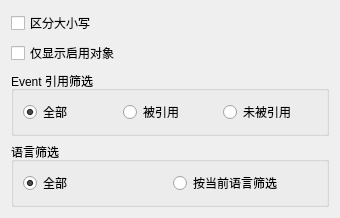
<?xml version="1.0" encoding="UTF-8"?>
<ui version="4.0">
 <class>AdvancedFilter</class>
 <widget class="QDialog" name="AdvancedFilterWindow">
  <property name="geometry">
   <rect>
    <x>0</x>
    <y>0</y>
    <width>340</width>
    <height>200</height>
   </rect>
  </property>
  <property name="minimumSize">
   <size>
    <width>340</width>
    <height>0</height>
   </size>
  </property>
  <property name="windowTitle">
   <string>高级筛选</string>
  </property>
  <layout class="QVBoxLayout" name="verticalLayout">
   <item>
    <widget class="QCheckBox" name="cbxCaseSensitive">
     <property name="text">
      <string>区分大小写</string>
     </property>
    </widget>
   </item>
   <item>
    <widget class="QCheckBox" name="cbxOnlyIncluded">
     <property name="text">
      <string>仅显示启用对象</string>
     </property>
    </widget>
   </item>
   <item>
    <widget class="QGroupBox" name="grpEventFilter">
     <property name="title">
      <string>Event 引用筛选</string>
     </property>
     <layout class="QHBoxLayout" name="horizontalLayout">
      <item>
       <widget class="QRadioButton" name="rbnEventAll">
        <property name="text">
         <string>全部</string>
        </property>
        <property name="checked">
         <bool>true</bool>
        </property>
       </widget>
      </item>
      <item>
       <widget class="QRadioButton" name="rbnEventHas">
        <property name="text">
         <string>被引用</string>
        </property>
       </widget>
      </item>
      <item>
       <widget class="QRadioButton" name="rbnEventNo">
        <property name="text">
         <string>未被引用</string>
        </property>
       </widget>
      </item>
     </layout>
    </widget>
   </item>
   <item>
    <widget class="QGroupBox" name="grpLanguageFilter">
     <property name="title">
      <string>语言筛选</string>
     </property>
     <layout class="QHBoxLayout" name="horizontalLayout_2">
      <item>
       <widget class="QRadioButton" name="rbnLangAll">
        <property name="text">
         <string>全部</string>
        </property>
        <property name="checked">
         <bool>true</bool>
        </property>
       </widget>
      </item>
      <item>
       <widget class="QRadioButton" name="rbnLangActive">
        <property name="text">
         <string>按当前语言筛选</string>
        </property>
       </widget>
      </item>
     </layout>
    </widget>
   </item>
  </layout>
 </widget>
 <resources/>
 <connections/>
</ui>
